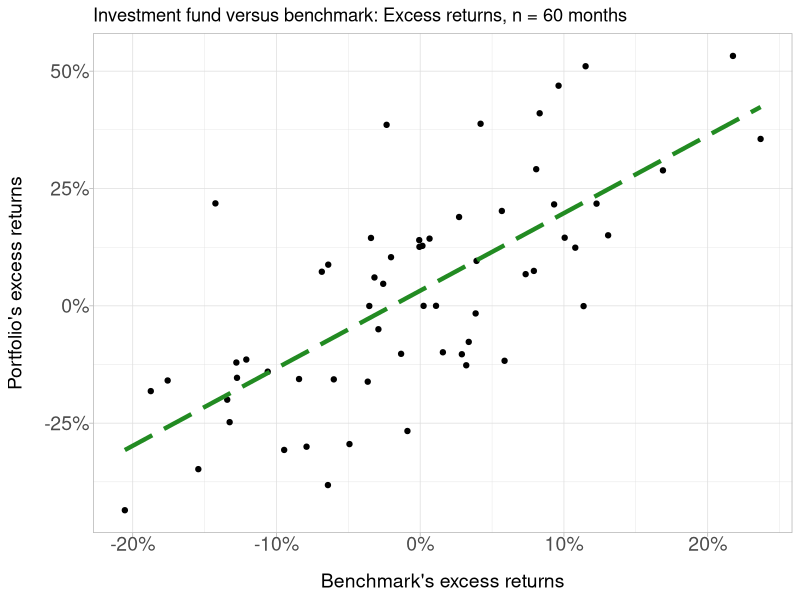
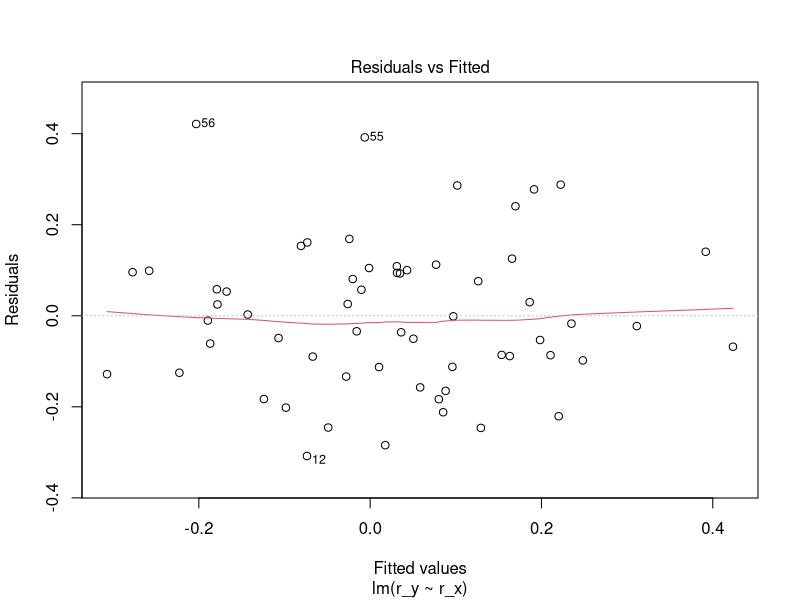
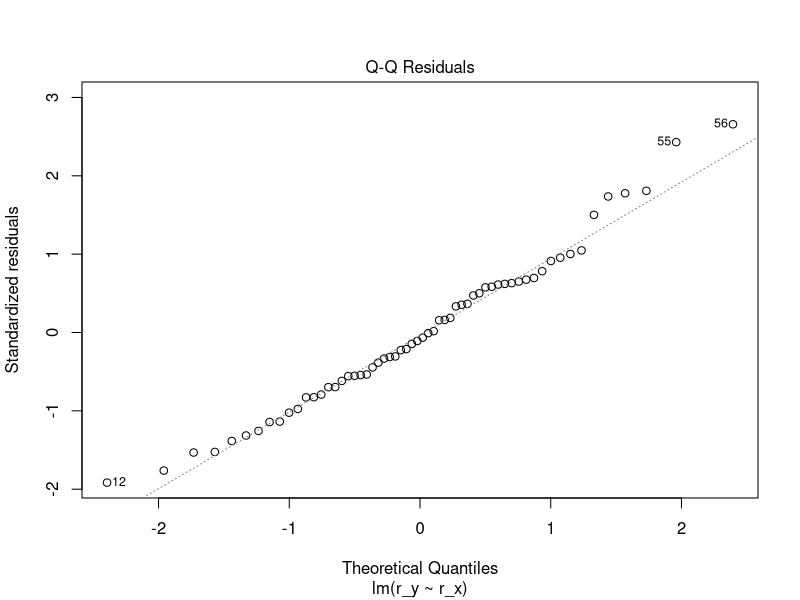
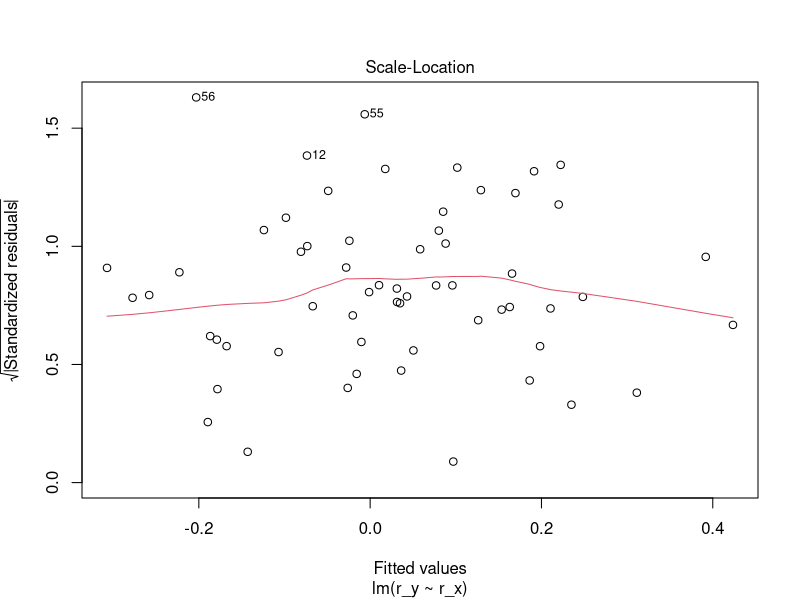
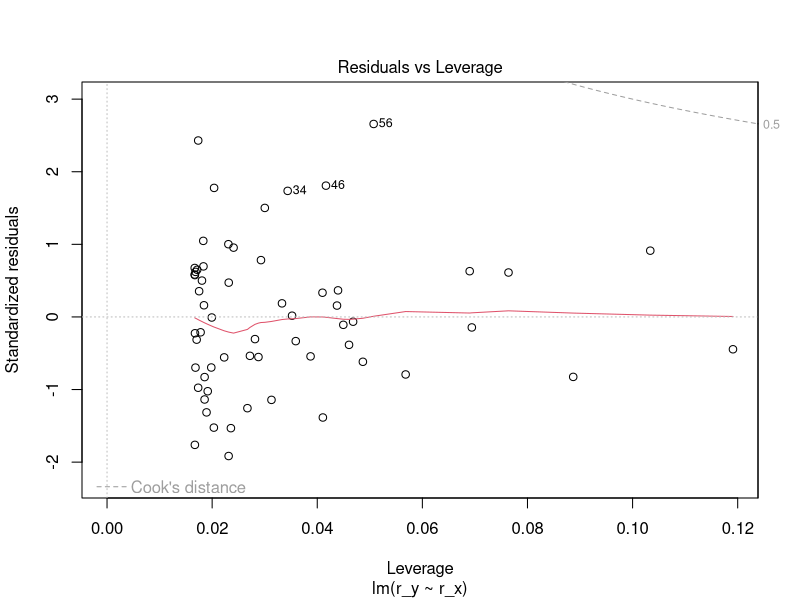

Write R code to recreate these figures, in order.
## ---- chunk 1
library(tidyverse)
library(scales)
library(ggthemes)
# library(lmtest)

x_mu <- .01; x_sig <- .1

y_mu <- .03; y_sig <- .2

rho <-  0.72
months <- 60

#set.seed(59)
set.seed(158)

# 60  rows of random standard normals
returns <- tibble(index = 1:months)
returns$x1 <- rnorm(months) 
returns$y1 <- rnorm(months)

# make y2 correlated with y1; adjust location/scale
returns1 <- returns %>% mutate(
  y2 = rho*x1 + sqrt(1 - rho^2)*y1,
  r_x = x_mu + x1 * x_sig,
  r_y = y_mu + y2 * y_sig
)

x_sd <- sd(returns1$r_x)
y_sd <- sd(returns1$r_y)
rho_xy <- cor(returns1$r_x, returns1$r_y)
beta_yx <- rho_xy * y_sd / x_sd
x_mu_act <- mean(returns1$r_x)
y_mu_act <- mean(returns1$r_y)

sprintf("sample rho is %.4f. The standard deviation of Portfolio returns is ", rho_xy)
paste("Portfolio standard deviation is", percent(y_sd, accuracy = .01))
paste("Benchmark standard deviation is", percent(x_sd, accuracy = .01))
paste("Portfolio average excess return is", percent(y_mu_act, accuracy = .01))
paste("Benchmark average excess return is", percent(x_mu_act, accuracy = .01))
sprintf("Beta(P,B) is %.3f", beta_yx) 


returns1_lm <- lm(r_y ~ r_x, data = returns1)
summary(returns1_lm)


returns1 %>% ggplot(aes(x = r_x, y = r_y)) +
  geom_point() +
  geom_smooth(method = "lm", se = FALSE, color = "forestgreen", linetype = "longdash", size = 1.5) +
  ggtitle("Investment fund versus benchmark: Excess returns, n = 60 months") +
  xlab("Benchmark's excess returns") +
  ylab("Portfolio's excess returns") +
  scale_x_continuous(labels = percent_format(accuracy = 1)) +
  scale_y_continuous(labels = percent_format(accuracy = 1)) +
  theme_light() +
  theme(
    axis.title.y = element_text(size = 14),
    axis.title.x = element_text(size = 14),
    axis.text.x = element_text(size = 14, margin = margin(b = 10)),
    axis.text.y = element_text(size = 14, margin = margin(l = 10))
  )
  
plot(returns1_lm)

new.df <- data.frame(r_x = c(x_mu_act, 0, seq(from = 0.01, to = 0.1, by = .01)))
new.df$predicted_y <- predict(returns1_lm, new.df)
new.df

intercept_predict <- (0 - x_mu_act)*beta_yx + y_mu_act
intercept_predict_round <- (0 - round(x_mu_act,4))*beta_yx + round(y_mu_act,4)
intercept_predict
intercept_predict_round


